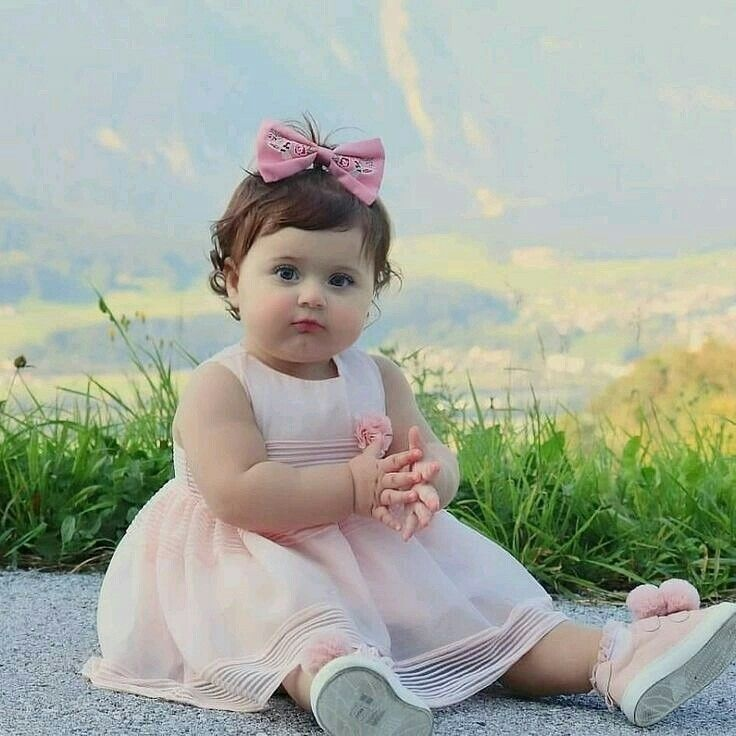
#> input picture sample-data/input/R.jpeg, 736 x 736 px; its folder holds only this picture in this run
$ jupyter execute 01_Image_IO_Color_Conversion.ipynb
#> lines starting #> are read from the running program, lines starting #| are printed output that depends on the picture; after the words box and inside, x2 and y2 are one past the last pixel; in counts of white or black regions, pixels touching at a corner belong together
# 01 - قراءة الصور وتحويل الألوان وThresholding

يغطي هذا الدفتر أساسيات LAB1 وLAB2، ويحوّل الأكواد إلى وظائف منظمة يمكن نقل منطقها لاحقًا إلى Kotlin وOpenCV Android.

## أهداف الدفتر

- قراءة صورة وفحص خصائصها.
- فهم الفرق بين BGR وRGB.
- التحويل إلى Grayscale.
- التحويل إلى Binary باستخدام Threshold.
- مقارنة قيم Threshold مختلفة.
- تطبيق Threshold يدويًا باستخدام NumPy.
- حفظ النتائج.

[cell 1]
from google.colab import drive
from pathlib import Path

import cv2
import numpy as np
import matplotlib.pyplot as plt

# ربط Google Drive
drive.mount("/content/drive")

# مسار المجلد الرئيسي للمشروع
PROJECT_ROOT = Path(
    "/content/drive/MyDrive/"
    "VisionStudio_Android_ImageProcessing"
)

# مسارات الإدخال والنتائج
INPUT_DIR = PROJECT_ROOT / "02_Data/Images/Input"
TEST_DIR = PROJECT_ROOT / "02_Data/Images/Test"
OUTPUT_DIR = PROJECT_ROOT / "04_Outputs/Images"

# التأكد من وجود المجلدات
INPUT_DIR.mkdir(parents=True, exist_ok=True)
TEST_DIR.mkdir(parents=True, exist_ok=True)
OUTPUT_DIR.mkdir(parents=True, exist_ok=True)

# عرض المسارات للتأكد
print("Project folder:", PROJECT_ROOT)
print("Input folder:", INPUT_DIR)
print("Output folder:", OUTPUT_DIR)
print("Project exists:", PROJECT_ROOT.exists())

## دوال العرض والمعالجة

يستخدم OpenCV ترتيب BGR، بينما تستخدم Matplotlib ترتيب RGB. لذلك نُحوّل الصورة قبل عرضها.

[cell 2]
def show_image(image, title='Image', cmap=None):
    if image.ndim == 3:
        display_image = cv2.cvtColor(image, cv2.COLOR_BGR2RGB)
    else:
        display_image = image
        cmap = cmap or 'gray'

    plt.figure(figsize=(7, 5))
    plt.imshow(display_image, cmap=cmap)
    plt.title(title)
    plt.axis('off')
    plt.show()


def to_grayscale(image):
    if image is None:
        raise ValueError('The input image is empty.')
    if image.ndim == 2:
        return image.copy()
    return cv2.cvtColor(image, cv2.COLOR_BGR2GRAY)


def apply_binary_threshold(gray_image, threshold_value=127):
    if not 0 <= threshold_value <= 255:
        raise ValueError('Threshold must be between 0 and 255.')
    _, binary = cv2.threshold(
        gray_image, threshold_value, 255, cv2.THRESH_BINARY
    )
    return binary

[cell 3]
# ============================================================
# قراءة الصور الموجودة في Google Drive
# مع إمكانية رفع صور جديدة عند الحاجة فقط
# ============================================================

# اجعلها True فقط عندما تريد إضافة صور جديدة
UPLOAD_NEW_FILES = False

# اكتب اسم صورة محددة، أو اتركه فارغًا لاختيار أول صورة
SELECTED_IMAGE_NAME = ""

# صيغ الصور المدعومة
SUPPORTED_EXTENSIONS = {
    ".jpg",
    ".jpeg",
    ".png",
    ".bmp",
    ".webp"
}

# سيحتوي على جميع الصور المقروءة
uploaded_images = {}


# ============================================================
# 1. قراءة الصور الموجودة مسبقًا داخل مجلد Input
# ============================================================

existing_image_paths = sorted([
    path
    for path in INPUT_DIR.iterdir()
    if (
        path.is_file()
        and path.suffix.lower() in SUPPORTED_EXTENSIONS
    )
])

for image_path in existing_image_paths:

    loaded_image = cv2.imread(
        str(image_path),
        cv2.IMREAD_COLOR
    )
#> loaded_image is the input picture: shape (736, 736, 3); mean B, G, R 159, 172.2, 165.4

    if loaded_image is None:
        print(
            f"تعذر قراءة الصورة: {image_path.name}"
        )
        continue

    uploaded_images[image_path.name] = loaded_image


print(
    "عدد الصور الموجودة مسبقًا:",
    len(uploaded_images)
)
#| عدد الصور الموجودة مسبقًا: 1


# ============================================================
# 2. رفع صور جديدة عند الحاجة
# ============================================================

if UPLOAD_NEW_FILES:

    from google.colab import files

    print("اختر صورة أو عدة صور من جهازك:")

    uploaded_files = files.upload()

    for file_name, file_data in uploaded_files.items():

        # تحويل بيانات الملف إلى مصفوفة NumPy
        image_array = np.frombuffer(
            file_data,
            dtype=np.uint8
        )

        # فك ترميز الصورة
        loaded_image = cv2.imdecode(
            image_array,
            cv2.IMREAD_COLOR
        )

        if loaded_image is None:
            print(
                f"تعذر قراءة الملف: {file_name}"
            )
            continue

        # منع استخدام مسارات غير آمنة داخل اسم الملف
        safe_file_name = Path(file_name).name

        # المسار الذي ستحفظ فيه الصورة داخل Drive
        input_path = INPUT_DIR / safe_file_name

        # حفظ الصورة في Google Drive
        save_success = cv2.imwrite(
            str(input_path),
            loaded_image
        )

        if not save_success:
            print(
                f"فشل حفظ الصورة: {safe_file_name}"
            )
            continue

        uploaded_images[safe_file_name] = loaded_image

        print(
            f"تمت إضافة وحفظ الصورة: "
            f"{safe_file_name}"
        )


# ============================================================
# 3. التأكد من وجود صور
# ============================================================

if not uploaded_images:

    raise ValueError(
        "لا توجد صور داخل مجلد Input.\n"
        "ضع صورة داخل:\n"
        f"{INPUT_DIR}\n"
        "أو اجعل UPLOAD_NEW_FILES = True"
    )


# ============================================================
# 4. عرض أسماء الصور المتاحة
# ============================================================

print("\nالصور المتاحة:")

for index, name in enumerate(
    uploaded_images.keys(),
    start=1
):
    print(f"{index}. {name}")
#> this loop made 1 pass
#> (index, name) on pass 1: (1, 'R.jpeg')
#> (printed output is left out)


# ============================================================
# 5. اختيار الصورة التي ستُستخدم في الدفتر
# ============================================================

if SELECTED_IMAGE_NAME:

    if SELECTED_IMAGE_NAME not in uploaded_images:

        raise ValueError(
            f"الصورة غير موجودة: "
            f"{SELECTED_IMAGE_NAME}"
        )

    image_name = SELECTED_IMAGE_NAME

else:

    # اختيار أول صورة تلقائيًا
    image_name = next(
        iter(uploaded_images)
    )
#> image_name = 'R.jpeg'


image = uploaded_images[image_name]


# ============================================================
# 6. عرض معلومات الصورة المختارة
# ============================================================

print("\nالصورة المختارة:", image_name)
#| الصورة المختارة: R.jpeg
print("الأبعاد:", image.shape)
#| الأبعاد: (736, 736, 3)
print("عدد العناصر:", image.size)
#| عدد العناصر: 1625088
print("نوع البيانات:", image.dtype)
#| نوع البيانات: uint8


# ============================================================
# 7. عرض الصورة
# ============================================================

show_image(
    image,
    f"Original Image: {image_name}"
)

## اختيار صورة الإدخال

- اترك `USE_UPLOAD = False` لتشغيل الدفتر بصورة اختبار يتم إنشاؤها تلقائيًا.
- غيّرها إلى `True` في Google Colab لرفع صورة من جهازك.

## التحويل إلى Grayscale

تفقد الصورة الرمادية معلومات اللون، لكنها تحتفظ بمعلومات شدة الإضاءة بقيم بين 0 و255.

[cell 4]
gray = to_grayscale(image)
#> in to_grayscale, `return cv2.cvtColor(image, cv2.COLOR_BGR2GRAY)`:
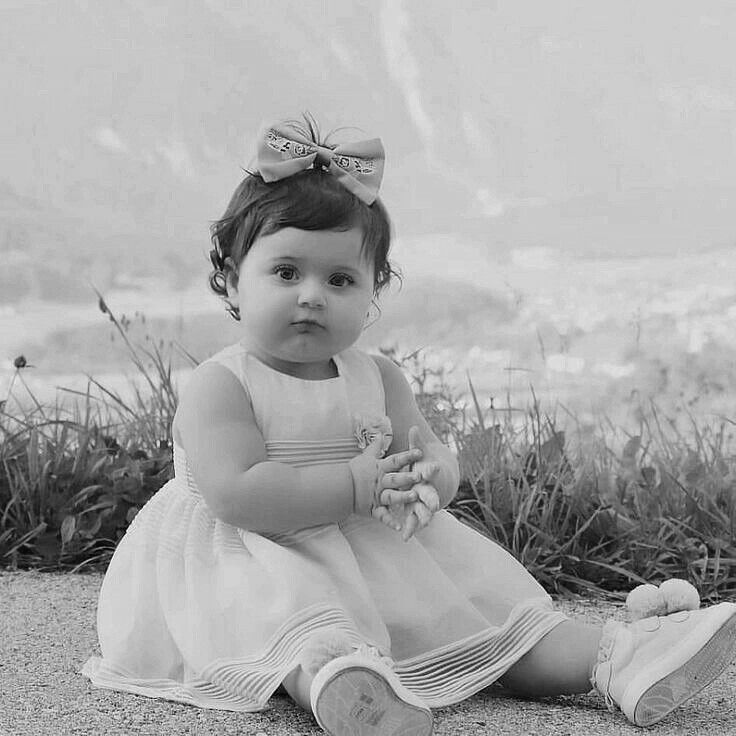
#> returned value: shape (736, 736); min 0, max 253, mean 168.6

print('Grayscale shape:', gray.shape)
#| Grayscale shape: (736, 736)
print('Minimum intensity:', gray.min())
#| Minimum intensity: 0
print('Maximum intensity:', gray.max())
#| Maximum intensity: 253
show_image(gray, 'Grayscale Image')

## Binary Threshold

إذا كانت قيمة البكسل أكبر من Threshold تصبح 255، وإلا تصبح 0.

[cell 5]
threshold_value = 127
binary = apply_binary_threshold(gray, threshold_value)
#> in apply_binary_threshold, `_, binary = cv2.threshold( gray_image, threshold_value, 255, cv2.THRES..`:
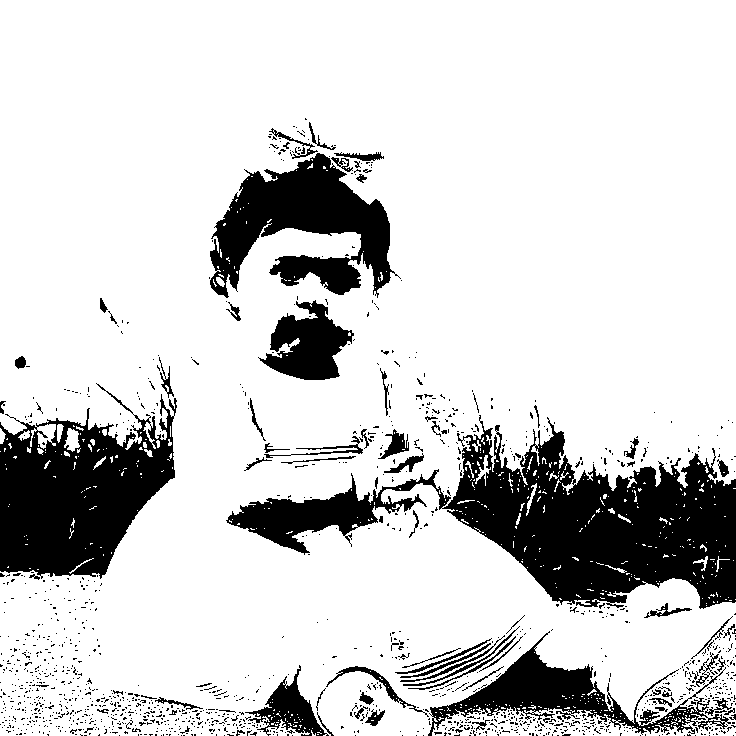
#> binary: shape (736, 736); 82.2% white; 1393 black regions (1310 under 20 px), largest, box (x1, y1, x2, y2) and area: (226, 415, 736, 609) 36951, (0, 383, 177, 579) 20170, (210, 153, 401, 298) 13852

print('Unique values:', np.unique(binary))
#| Unique values: [  0 255]
show_image(binary, f'Binary Image - Threshold {threshold_value}')

## مقارنة قيم Threshold مختلفة

[cell 6]
threshold_values = [60, 100, 127, 160, 200]

fig, axes = plt.subplots(2, 3, figsize=(15, 9))
axes = axes.ravel()
axes[0].imshow(gray, cmap='gray')
axes[0].set_title('Grayscale')

for index, value in enumerate(threshold_values, start=1):
    result = apply_binary_threshold(gray, value)
    axes[index].imshow(result, cmap='gray')
    axes[index].set_title(f'T = {value}')
#> this loop made 5 passes
#> pass 1, in apply_binary_threshold (call 2), `_, binary = cv2.threshold( gray_image, threshold_value, 255, cv2.THRES..`:
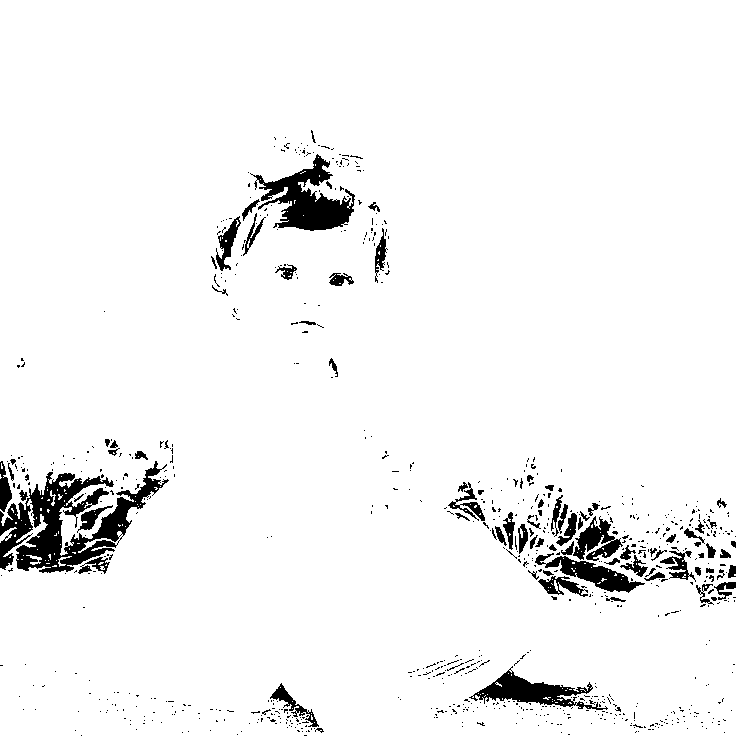
#> binary: shape (736, 736); 95.3% white; 798 black regions (714 under 20 px), largest, box (x1, y1, x2, y2) and area: (0, 461, 169, 573) 7003, (250, 154, 355, 231) 3416, (469, 666, 608, 710) 2045
#> pass 2, in apply_binary_threshold (call 3), `_, binary = cv2.threshold( gray_image, threshold_value, 255, cv2.THRES..`:
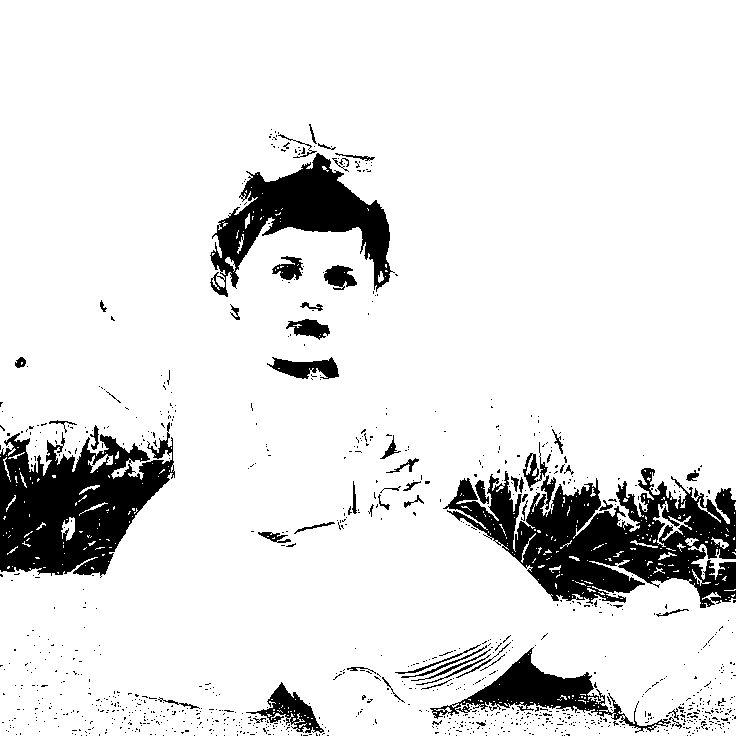
#> binary: shape (736, 736); 88.7% white; 1024 black regions (965 under 20 px), largest, box (x1, y1, x2, y2) and area: (443, 468, 736, 608) 20550, (0, 422, 175, 578) 15910, (210, 153, 395, 297) 9901

for axis in axes:
    axis.axis('off')

plt.tight_layout()
plt.show()
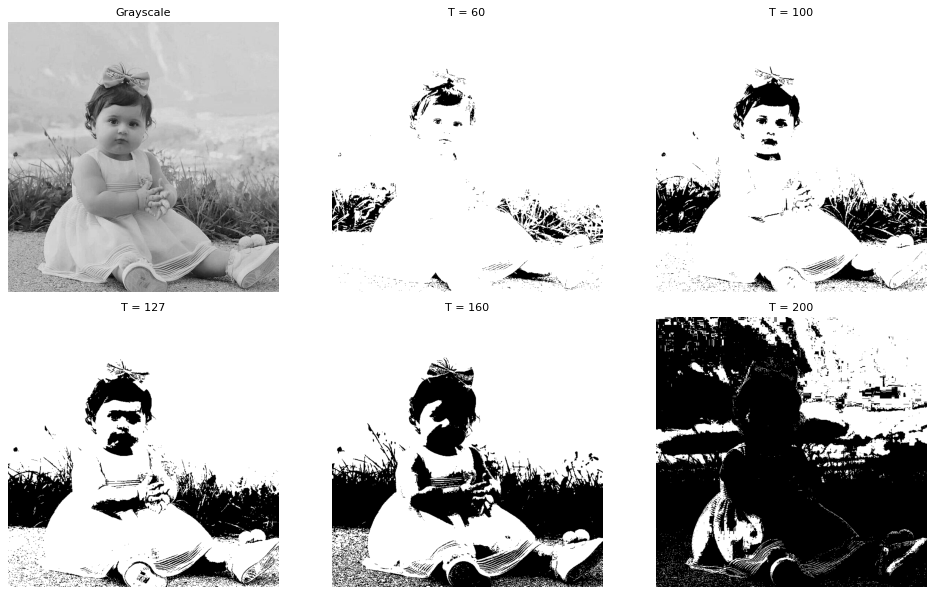
#> figure drawn by matplotlib, 6 panels

## Threshold يدوي باستخدام NumPy

توضح هذه الخلية منطق العملية بدل الاعتماد على دالة OpenCV فقط.

[cell 7]
manual_binary = np.where(gray > threshold_value, 255, 0).astype(np.uint8)
opencv_binary = apply_binary_threshold(gray, threshold_value)

are_equal = np.array_equal(manual_binary, opencv_binary)
#> are_equal = True
print('Manual result equals OpenCV result:', are_equal)
#| Manual result equals OpenCV result: True
show_image(manual_binary, 'Manual NumPy Threshold')

## حفظ النتائج

[cell 8]
original_path = OUTPUT_DIR / '01_original.png'
gray_path = OUTPUT_DIR / '01_grayscale.png'
binary_path = OUTPUT_DIR / '01_binary.png'

saved_original = cv2.imwrite(str(original_path), image)
saved_gray = cv2.imwrite(str(gray_path), gray)
saved_binary = cv2.imwrite(str(binary_path), binary)

print('Original saved:', saved_original, original_path)
#| Original saved: True /content/drive/MyDrive/VisionStudio_Android_ImageProcessing/04_Outputs/Images/01_original.png
print('Grayscale saved:', saved_gray, gray_path)
#| Grayscale saved: True /content/drive/MyDrive/VisionStudio_Android_ImageProcessing/04_Outputs/Images/01_grayscale.png
print('Binary saved:', saved_binary, binary_path)
#| Binary saved: True /content/drive/MyDrive/VisionStudio_Android_ImageProcessing/04_Outputs/Images/01_binary.png

$ run again, on sample-data/input/children (1).jpeg
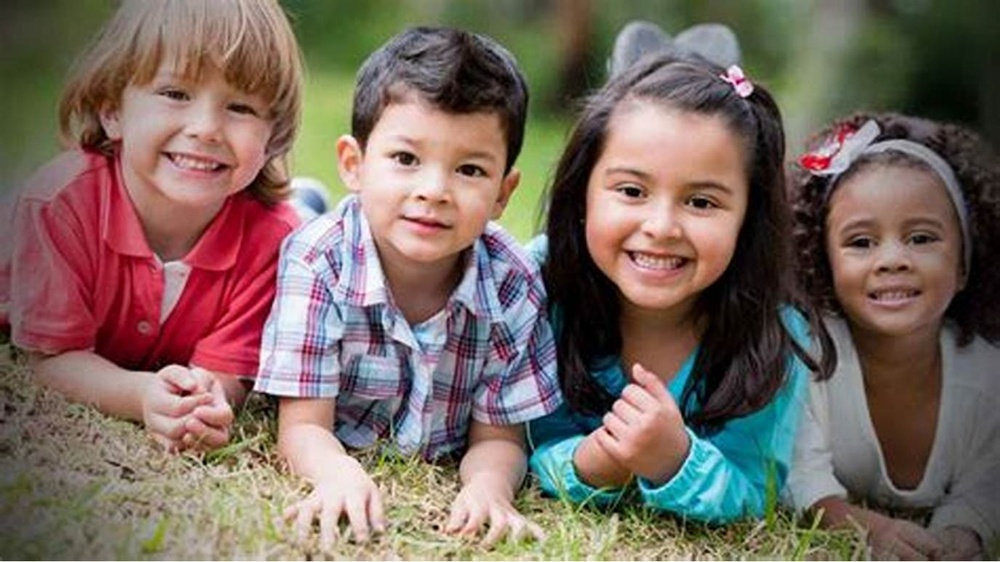
#> input picture sample-data/input/children (1).jpeg, 1000 x 562 px, shrunk from 1376 x 774 before the run
#> loaded_image is the input picture: shape (562, 1000, 3); mean B, G, R 96.2, 104.5, 121.5
#| عدد الصور الموجودة مسبقًا: 1
#> the loop `for index, name in enumerate( uploaded_images.keys(), start=1 ):` made 1 pass
#> (index, name) on pass 1: (1, 'children (1).jpeg')
#> (printed output is left out)
#> image_name = 'children (1).jpeg'
#| الصورة المختارة: children (1).jpeg
#| الأبعاد: (562, 1000, 3)
#| عدد العناصر: 1686000
#| نوع البيانات: uint8
#| Grayscale shape: (562, 1000)
#| Minimum intensity: 0
#| Maximum intensity: 254
#> in apply_binary_threshold, `_, binary = cv2.threshold( gray_image, threshold_value, 255, cv2.THRES..`:
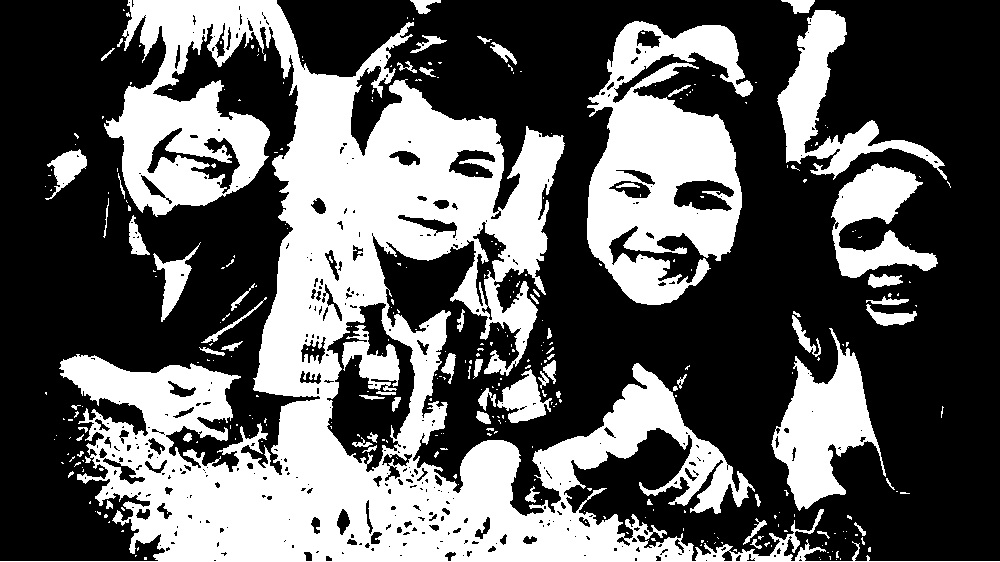
#> binary: shape (562, 1000); 37.2% white; 341 white regions (271 under 20 px), largest, box (x1, y1, x2, y2) and area: (0, 0, 1000, 562) 147447, (587, 21, 753, 305) 26502, (771, 328, 886, 511) 9246
#| Unique values: [  0 255]
#> the loop `for index, value in enumerate(threshold_values, start=1):` made 5 passes
#> pass 2, in apply_binary_threshold (call 3), `_, binary = cv2.threshold( gray_image, threshold_value, 255, cv2.THRES..`:
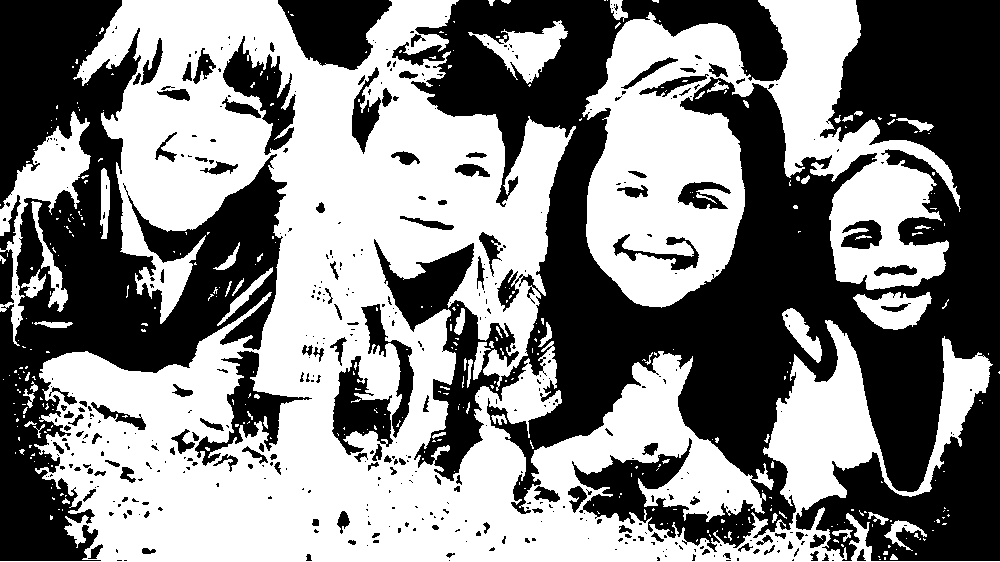
#> binary: shape (562, 1000); 52.1% white; 474 black regions (341 under 20 px), largest, box (x1, y1, x2, y2) and area: (374, 0, 1000, 561) 171364, (0, 0, 287, 561) 64051, (278, 0, 392, 70) 5263
#> are_equal = True
#| Manual result equals OpenCV result: True
#| Original saved: True /content/drive/MyDrive/VisionStudio_Android_ImageProcessing/04_Outputs/Images/01_original.png
#| Grayscale saved: True /content/drive/MyDrive/VisionStudio_Android_ImageProcessing/04_Outputs/Images/01_grayscale.png
#| Binary saved: True /content/drive/MyDrive/VisionStudio_Android_ImageProcessing/04_Outputs/Images/01_binary.png
